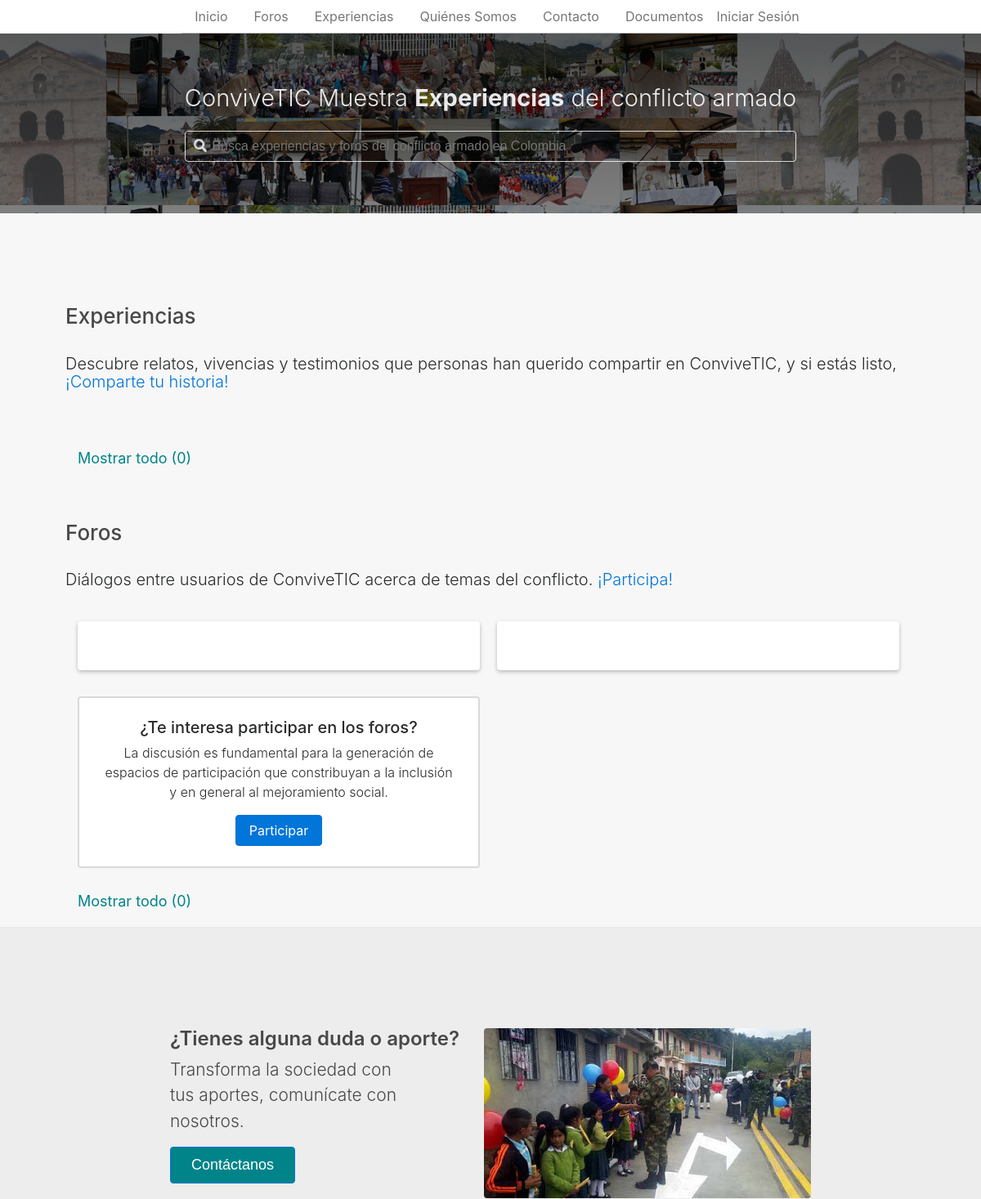
/ (upper part), run on an earlier commit of the app's database.
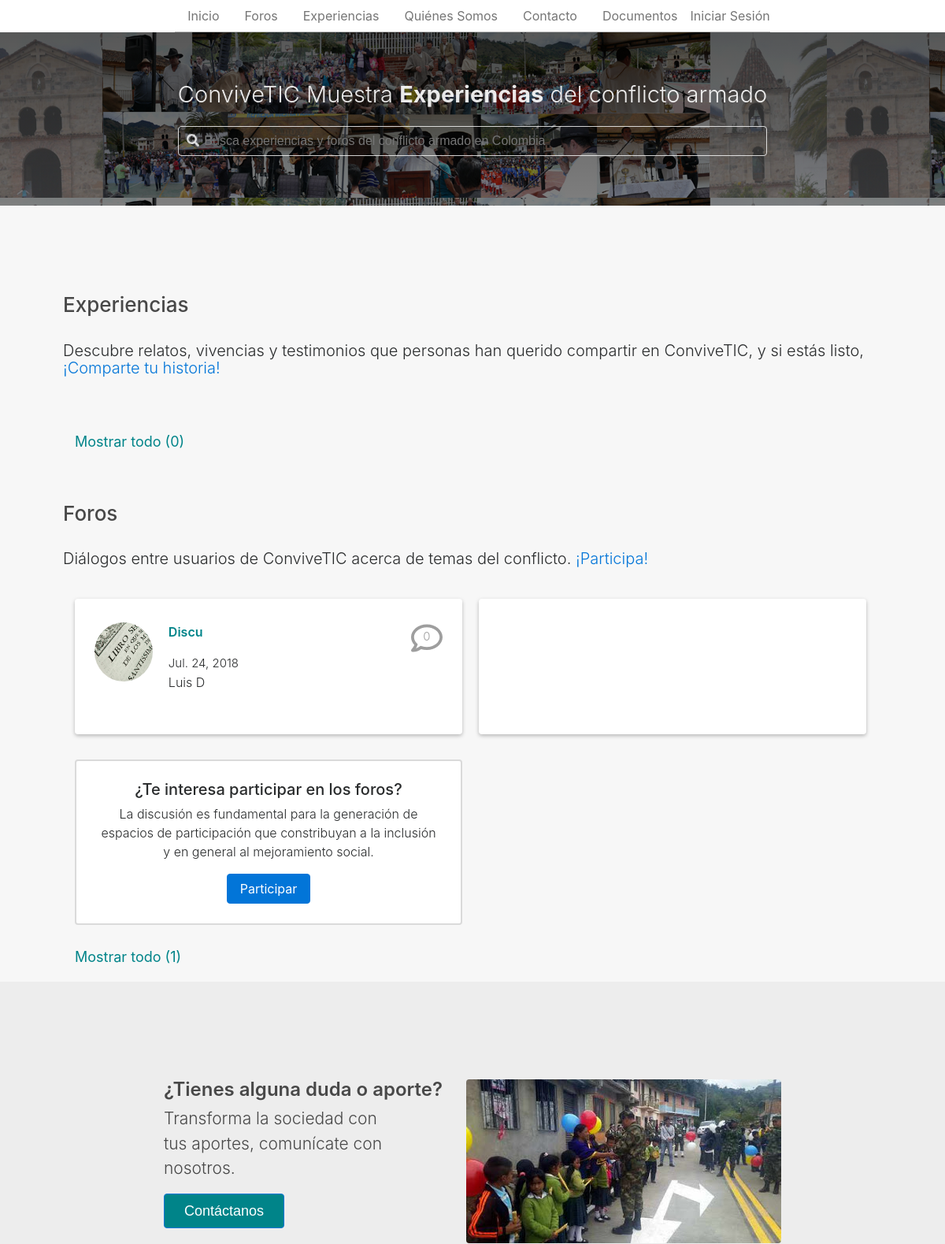
And on a later commit of the database.
### app/models.py (models this page shows)
class Thread(models.Model):
	author = models.ForeignKey(
		User,
		on_delete=models.SET_NULL,
		null=True
	)
	title = models.CharField(
		max_length=100,
		blank=False,
		null=False
	)
	description = models.TextField(
		default='',
		blank=False,
		null=False
	)
	pub_date = models.DateField(
		default=date.today
	)
	video_url = models.CharField(
		max_length=50,
		null=True,
		blank=True
	)
	audio_url = models.CharField(
		max_length=100,
		null=True,
		blank=True
	)
	img = models.ImageField(
		upload_to="uploads/",
		null=True,
		blank=True
	)
	status = models.CharField(
		max_length = 20,
		choices = STATUS_CHOICES,
		default = 'P'
	)
	views = models.PositiveIntegerField(
		default = 0
	)
	tags = models.ManyToManyField(ThreadTag, blank=True)

### app/views.py (the view)
# urls.py: path('', Index.as_view(), name='index'),
class Index(ListView):
	template_name = 'app/index.html'
	context_object_name = 'thread_list'
	queryset = Thread.objects.order_by('pub_date')[:4]
	def get_context_data(self, **kwargs):
		context = super().get_context_data(**kwargs)
		context['secondary_threads'] = Thread.objects.annotate(likes=Count('like')).order_by('pub_date')[4:8]
		context['experiences'] = Experience.objects.filter(status='A').order_by('pub_date')[:9]
		context['th_quantity'] = Thread.objects.all().count()
		group =  Group.objects.get(name="Administrador")
		if group in self.request.user.groups.all():
			pending_experiences = Experience.objects.filter(status='P').count()
			if pending_experiences > 0:
				messages.info(self.request, "Tienes "+str(pending_experiences)+" Experiencia(s) pendientes por revisar.")
		return context

### app/templates/app/index.html (shortened to what this page needs)
{% extends 'app/base.html' %}
{% load static %}
{% block content %}
	<div class="container-fluid p-container" ng-controller="indexController as ixCtrl">
		<section class="exp-section">
			<div class="exp-gra-c">
				<h3 class="border exp-section-title">Experiencias</h3>
				<br>
				<h5 class="exp-section-description">Descubre relatos, vivencias y testimonios que personas han querido compartir en ConviveTIC, y si estás listo, <a href="{% url 'experiences' %}">¡Comparte tu historia!</a></h5>
				<br>
				<div class="more-exp">
					<a href="{% url 'experiences' %}" >Mostrar todo ({{experiences.count}}) </a>
				</div>
			</div>
		</section>
		<section class="forum-section">
			<div class="for-gra-c">
				<h3 class="border for-section-title">Foros</h3>
				<br>
				<h5 class="for-section-description">Diálogos entre usuarios de ConviveTIC acerca de temas del conflicto. <a href="{% url 'forums' %}">¡Participa!</a></h5>
				<div class="forum-c">
					<div class="forum rounded">
						{% for thread in thread_list %}
							<div class="forum-item">
								<div class="f-image">
									{% include 'app/thread_thumbnail.html' %}
								</div>
								<div class="forum-inline">
									<div class="for-data">
										<a href="{% url 'thread-detail' thread.id %}">{{thread.title}}</a>
										<div class="comment-c">
											<i class="far fa-comment"></i>
											<div class="comment-counter">
												{{thread.comment_set.count}}
											</div>
										</div>
									</div>
									<div class="forum-publisher">
										<p class="f-date">{{ thread.pub_date }}</p>
										<p class="f-name">{{ thread.author.get_full_name }}</p>
									</div>
								</div>
							</div>
						{% endfor %}
					</div>
					<div class="forum rounded">
					</div>
					<div class="f-aside">
						<div class="forum-invitation rounded">
							<h5>¿Te interesa participar en los foros?</h5>
							<p>La discusión es fundamental para la generación de espacios de participación que constribuyan a la inclusión y en general al mejoramiento social.</p>
							<a class="btn btn-primary" href="{% url 'forums' %}">Participar</a>
						</div>
					</div>
				</div>
				<div class="more-forum">
					<a href="{% url 'forums' %}" >Mostrar todo ({{th_quantity}})</a>
				</div>
			</div>
		</section>
	</div>
	<div class="container-fluid block-expl">
		<div class="contact-section">
			<div class="contact-c">
				<div class="left-c">
					<h4>¿Tienes alguna duda o aporte?</h4>
					<p>Transforma la sociedad con tus aportes, comunícate con nosotros.</p>
					<button class="btn btn-primary">Contáctanos</button>
				</div>
				<div class="right-c">
					<img class="rounded" src="{% static 'app/img/img6.jpg' %}">
				</div>
			</div>
		</div>
	</div>
{% endblock %}

### app/templates/app/base.html (shortened to what this page needs)
{% load static %}
{% load auth_extras %}
<!DOCTYPE html>
<html lang="es" >
<head>
	<link rel="stylesheet" type="text/css" href="{% static 'app/libs/tether/dist/css/tether.min.css' %}">
	<link rel="stylesheet" type="text/css" href="{% static 'app/libs/bootstrap/dist/css/bootstrap.min.css' %}">
	<link rel="stylesheet" type="text/css" href="{% static 'app/libs/toastr/toastr.min.css' %}">
	<link rel="stylesheet" type="text/css" href="{% static 'app/style.css' %}" />
	<link rel="stylesheet" type="text/css" href="https://cdnjs.cloudflare.com/ajax/libs/imagehover.css/1.0/css/imagehover.min.css">
</head>
<body ng-app='conviveticApp' ng-cloak>
	<header ng-controller="homeController as hCtrl">
		<div class="nav-c">
			<nav class="nav">
			  <a class="nav-link active" href="{% url 'index' %}">Inicio</a>
			  <a class="nav-link" href="{% url 'forums' %}">Foros</a>
			  <a class="nav-link" href="{% url 'experiences' %}">Experiencias</a>
			  <a class="nav-link" href="{% url 'about-us' %}">Quiénes Somos</a>
			  <a class="nav-link" href="{% url 'contact-us' %}">Contacto</a>
			  <a class="nav-link" href="{% url 'document' %}">Documentos</a>
		  		{% if request.user.is_authenticated %}
				<div class="dropdown">
				  <button class="btn btn-secondary dropdown-toggle" type="button" id="dropdownMenuButton" data-toggle="dropdown" aria-haspopup="true" aria-expanded="false">
				  	<div class="profile-usr-c">
				    	<i class="fa fa-user" aria-hidden="true"></i>
						{{ request.user.username }}
				  	</div>
				  </button>
				  <div class="dropdown-menu" aria-labelledby="dropdownMenuButton">
				    <a class="dropdown-item" href="{% url 'profile' %}">Mi Perfil</a>
				    <a class="dropdown-item" href="{% url 'logout' %}">Cerrar Sesión</a>
				  </div>
				</div>
			  	{% else %}
		  			<a class="login-link" href="{% url 'login' %}">Iniciar Sesión</a>
			  	{% endif %}
			</nav>
		</div>
		<div class="subheader">
			<div class="subheader-c">
				<div class="sub-content">
					<h4>ConviveTIC Muestra <span class=>Experiencias</span> del conflicto armado</h4>
					<div class="search-box rounded">
						<form action="{% url 'search' %}">
							<i class="fas fa-search"></i>
							<input class="input-box" name="q" type="text" placeholder="Busca experiencias y foros del conflicto armado en Colombia">
						</form>
					</div>
				</div>
			</div>
		</div>
	</header>
	{% block content %} {% endblock %}
</body>
</html>

### app/templates/app/thread_thumbnail.html
{% load static %}
{% if thread.video_url %}
	<img class="rounded-circle" src="https://img.youtube.com/vi/{{thread.video_url}}/0.jpg">
{% elif thread.img %}
	<img class="rounded-circle" src="{{thread.img.url}}" alt=""></img>
{% elif thread.audio_url %}
	<img class="rounded-circle" src="{% static 'app/img/defaults/audioposts/1.jpeg' %}">
{% else %}
	<img class="rounded-circle" src="{% static 'app/img/defaults/textposts/1.jpg' %}">
{% endif %}

What changed in the data, as far as the page shows it:
added Thread: title "Discu", comment_set.count "0", pub_date "Jul. 24, 2018", author.get_full_name "Luis D"
Also different on the page:
{{ th_quantity }}: "0" → "1"
